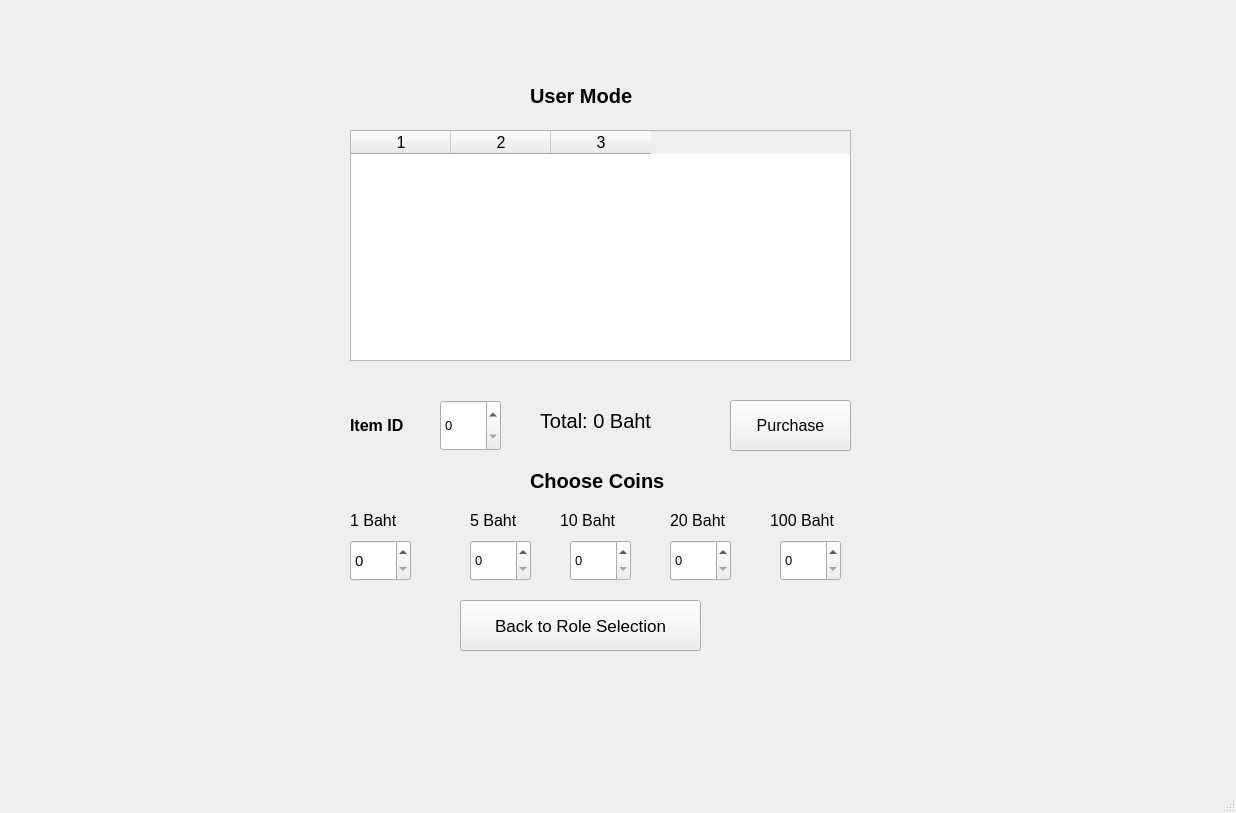
<?xml version="1.0" encoding="UTF-8"?>
<ui version="4.0">
 <class>UserWindow</class>
 <widget class="QMainWindow" name="UserWindow">
  <property name="geometry">
   <rect>
    <x>0</x>
    <y>0</y>
    <width>1236</width>
    <height>813</height>
   </rect>
  </property>
  <property name="windowTitle">
   <string>MainWindow</string>
  </property>
  <widget class="QWidget" name="centralwidget">
   <widget class="QLabel" name="label">
    <property name="geometry">
     <rect>
      <x>530</x>
      <y>80</y>
      <width>151</width>
      <height>31</height>
     </rect>
    </property>
    <property name="font">
     <font>
      <pointsize>15</pointsize>
      <bold>true</bold>
     </font>
    </property>
    <property name="text">
     <string>User Mode</string>
    </property>
   </widget>
   <widget class="QTableWidget" name="tableWidget">
    <property name="geometry">
     <rect>
      <x>350</x>
      <y>130</y>
      <width>501</width>
      <height>231</height>
     </rect>
    </property>
    <property name="font">
     <font>
      <pointsize>12</pointsize>
     </font>
    </property>
    <property name="columnCount">
     <number>3</number>
    </property>
    <column/>
    <column/>
    <column/>
   </widget>
   <widget class="QPushButton" name="purchaseBtn">
    <property name="geometry">
     <rect>
      <x>730</x>
      <y>400</y>
      <width>121</width>
      <height>51</height>
     </rect>
    </property>
    <property name="font">
     <font>
      <pointsize>12</pointsize>
     </font>
    </property>
    <property name="text">
     <string>Purchase</string>
    </property>
   </widget>
   <widget class="QSpinBox" name="five_baht">
    <property name="geometry">
     <rect>
      <x>470</x>
      <y>540</y>
      <width>61</width>
      <height>41</height>
     </rect>
    </property>
    <property name="font">
     <font>
      <pointsize>10</pointsize>
     </font>
    </property>
   </widget>
   <widget class="QLabel" name="label_2">
    <property name="geometry">
     <rect>
      <x>530</x>
      <y>460</y>
      <width>171</width>
      <height>41</height>
     </rect>
    </property>
    <property name="font">
     <font>
      <pointsize>15</pointsize>
      <bold>true</bold>
     </font>
    </property>
    <property name="text">
     <string>Choose Coins</string>
    </property>
   </widget>
   <widget class="QLabel" name="label_3">
    <property name="geometry">
     <rect>
      <x>670</x>
      <y>500</y>
      <width>71</width>
      <height>41</height>
     </rect>
    </property>
    <property name="font">
     <font>
      <pointsize>12</pointsize>
     </font>
    </property>
    <property name="text">
     <string>20 Baht</string>
    </property>
   </widget>
   <widget class="QLabel" name="label_4">
    <property name="geometry">
     <rect>
      <x>350</x>
      <y>500</y>
      <width>71</width>
      <height>41</height>
     </rect>
    </property>
    <property name="font">
     <font>
      <pointsize>12</pointsize>
     </font>
    </property>
    <property name="text">
     <string>1 Baht</string>
    </property>
   </widget>
   <widget class="QLabel" name="label_5">
    <property name="geometry">
     <rect>
      <x>470</x>
      <y>500</y>
      <width>61</width>
      <height>41</height>
     </rect>
    </property>
    <property name="font">
     <font>
      <pointsize>12</pointsize>
     </font>
    </property>
    <property name="text">
     <string>5 Baht</string>
    </property>
   </widget>
   <widget class="QLabel" name="label_6">
    <property name="geometry">
     <rect>
      <x>560</x>
      <y>500</y>
      <width>81</width>
      <height>41</height>
     </rect>
    </property>
    <property name="font">
     <font>
      <pointsize>12</pointsize>
     </font>
    </property>
    <property name="text">
     <string>10 Baht</string>
    </property>
   </widget>
   <widget class="QLabel" name="label_7">
    <property name="geometry">
     <rect>
      <x>770</x>
      <y>500</y>
      <width>81</width>
      <height>41</height>
     </rect>
    </property>
    <property name="font">
     <font>
      <pointsize>12</pointsize>
     </font>
    </property>
    <property name="text">
     <string>100 Baht</string>
    </property>
   </widget>
   <widget class="QSpinBox" name="one_baht">
    <property name="geometry">
     <rect>
      <x>350</x>
      <y>540</y>
      <width>61</width>
      <height>41</height>
     </rect>
    </property>
    <property name="font">
     <font>
      <pointsize>11</pointsize>
     </font>
    </property>
   </widget>
   <widget class="QSpinBox" name="ten_baht">
    <property name="geometry">
     <rect>
      <x>570</x>
      <y>540</y>
      <width>61</width>
      <height>41</height>
     </rect>
    </property>
    <property name="font">
     <font>
      <pointsize>10</pointsize>
     </font>
    </property>
   </widget>
   <widget class="QSpinBox" name="twenty_baht">
    <property name="geometry">
     <rect>
      <x>670</x>
      <y>540</y>
      <width>61</width>
      <height>41</height>
     </rect>
    </property>
    <property name="font">
     <font>
      <pointsize>10</pointsize>
     </font>
    </property>
   </widget>
   <widget class="QSpinBox" name="hundred_baht">
    <property name="geometry">
     <rect>
      <x>780</x>
      <y>540</y>
      <width>61</width>
      <height>41</height>
     </rect>
    </property>
    <property name="font">
     <font>
      <pointsize>10</pointsize>
     </font>
    </property>
   </widget>
   <widget class="QLabel" name="label_8">
    <property name="geometry">
     <rect>
      <x>350</x>
      <y>410</y>
      <width>71</width>
      <height>31</height>
     </rect>
    </property>
    <property name="font">
     <font>
      <pointsize>12</pointsize>
      <bold>true</bold>
     </font>
    </property>
    <property name="text">
     <string>Item ID</string>
    </property>
   </widget>
   <widget class="QSpinBox" name="itemId">
    <property name="geometry">
     <rect>
      <x>440</x>
      <y>400</y>
      <width>61</width>
      <height>51</height>
     </rect>
    </property>
    <property name="font">
     <font>
      <pointsize>10</pointsize>
     </font>
    </property>
   </widget>
   <widget class="QLabel" name="totalLabel">
    <property name="geometry">
     <rect>
      <x>540</x>
      <y>400</y>
      <width>141</width>
      <height>41</height>
     </rect>
    </property>
    <property name="font">
     <font>
      <pointsize>15</pointsize>
     </font>
    </property>
    <property name="text">
     <string>Total: 0 Baht</string>
    </property>
   </widget>
   <widget class="QPushButton" name="backToRoleSelection">
    <property name="geometry">
     <rect>
      <x>460</x>
      <y>600</y>
      <width>241</width>
      <height>51</height>
     </rect>
    </property>
    <property name="font">
     <font>
      <pointsize>13</pointsize>
     </font>
    </property>
    <property name="text">
     <string>Back to Role Selection</string>
    </property>
   </widget>
  </widget>
  <widget class="QMenuBar" name="menubar">
   <property name="geometry">
    <rect>
     <x>0</x>
     <y>0</y>
     <width>1236</width>
     <height>25</height>
    </rect>
   </property>
  </widget>
  <widget class="QStatusBar" name="statusbar"/>
 </widget>
 <resources/>
 <connections/>
</ui>
